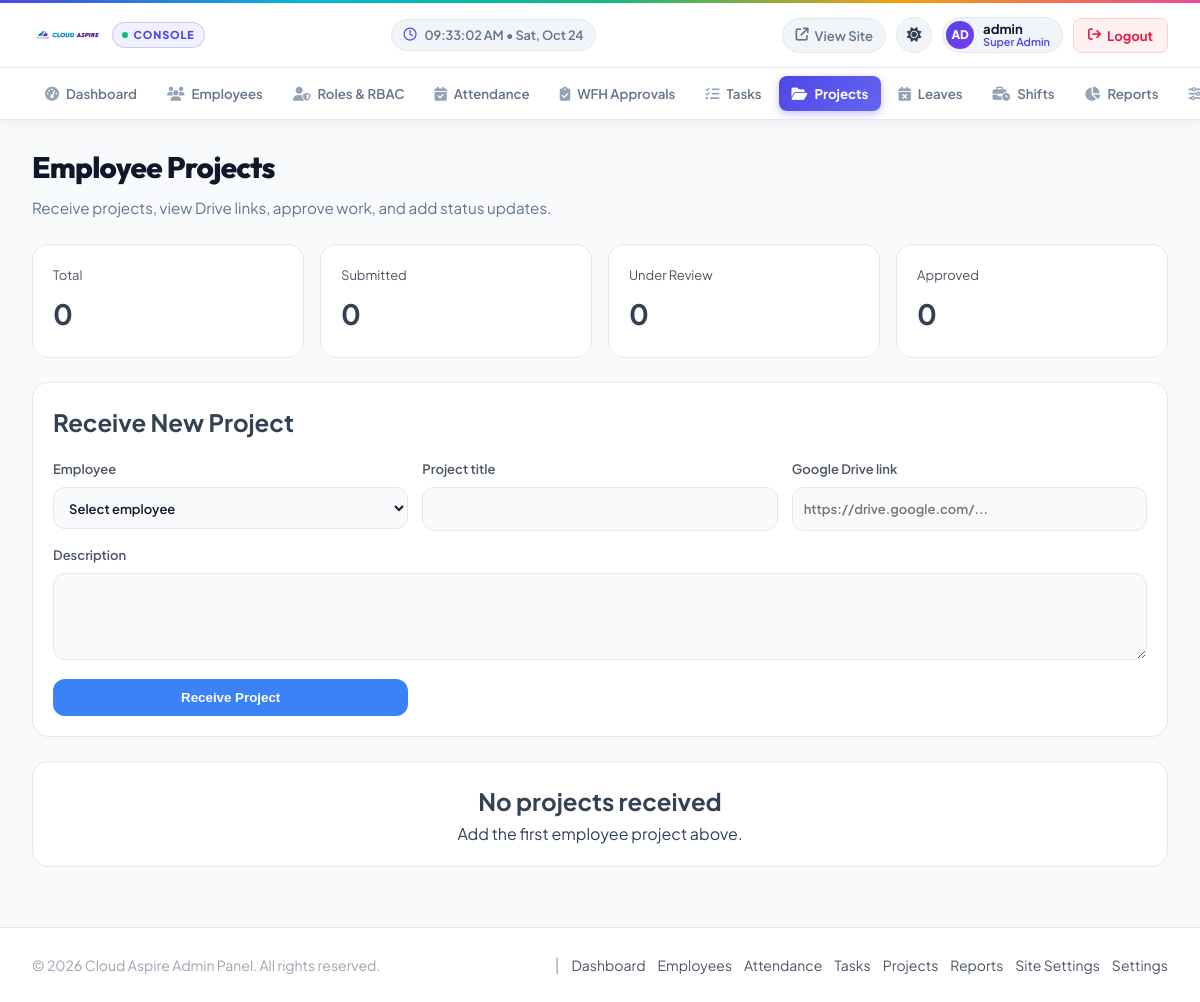
Screenshot of /admin/project.php (signed in) with the database file from the repository.
### tables this page shows
CREATE TABLE `site_settings` (
  `id` int(11) NOT NULL AUTO_INCREMENT,
  `site_name` varchar(120) NOT NULL,
  `tagline` varchar(255) DEFAULT NULL,
  `brand_color` varchar(20) DEFAULT '#4f46e5',
  `support_email` varchar(255) DEFAULT NULL,
  `support_phone` varchar(50) DEFAULT NULL,
  `logo` varchar(255) DEFAULT NULL,
  `favicon` varchar(255) DEFAULT NULL,
  `smtp_host` varchar(255) DEFAULT NULL,
  `smtp_port` smallint(5) unsigned NOT NULL DEFAULT 587,
  `smtp_encryption` varchar(10) NOT NULL DEFAULT 'tls',
  `smtp_username` varchar(255) DEFAULT NULL,
  `smtp_password` text DEFAULT NULL,
  `smtp_from_email` varchar(255) DEFAULT NULL,
  `smtp_from_name` varchar(120) DEFAULT NULL,
  `is_active` tinyint(1) NOT NULL DEFAULT 1,
  `created_at` timestamp NOT NULL DEFAULT current_timestamp(),
  `updated_at` timestamp NOT NULL DEFAULT current_timestamp() ON UPDATE current_timestamp(),
  `office_name` varchar(150) NOT NULL DEFAULT 'Cloud Aspire Headquarters',
  `office_address` varchar(255) DEFAULT NULL,
  `office_latitude` decimal(10,8) DEFAULT 11.94160000,
  `office_longitude` decimal(11,8) DEFAULT 79.80830000,
  `office_radius_meters` int(11) NOT NULL DEFAULT 100,
  `location_attendance_enabled` tinyint(1) NOT NULL DEFAULT 1,
  `wfh_early_window_minutes` int(11) NOT NULL DEFAULT 15,
  `wfh_grace_period_minutes` int(11) NOT NULL DEFAULT 15,
  `wfh_late_threshold_minutes` int(11) NOT NULL DEFAULT 30,
  `wfh_auto_reschedule_allowed` tinyint(1) NOT NULL DEFAULT 0,
  PRIMARY KEY (`id`)
);

### admin/project.php (the view, shortened to what this page needs)
<?php
require_once '../app/Mailer.php';
$currentPage = 'project';
$employees = $projects = $updates = [];
$stats = ['total' => 0, 'submitted' => 0, 'under_review' => 0, 'approved' => 0];
try {
    $projects = $pdo->query('SELECT p.*, e.first_name, e.last_name, e.department, e.position FROM projects p JOIN employees e ON e.id = p.employee_id ORDER BY p.updated_at DESC')->fetchAll();
} catch (PDOException $e) {
    error_log('Load projects: ' . $e->getMessage());
}
include 'header.php';
?>
<div class="page-header">
    <div>
        <h1 class="page-title">Employee Projects</h1>
        <p class="page-subtitle">Receive projects, view Drive links, approve work, and add status updates.</p>
    </div>
</div>
<div class="project-stats">
    <div><span>Total</span><strong><?php echo $stats['total']; ?></strong></div>
    <div><span>Submitted</span><strong><?php echo $stats['submitted']; ?></strong></div>
    <div><span>Under Review</span><strong><?php echo $stats['under_review']; ?></strong></div>
    <div><span>Approved</span><strong><?php echo $stats['approved']; ?></strong></div>
</div>
<section class="receive-card">
    <h2>Receive New Project</h2>
    <form method="post" class="receive-form">
        <label>Employee<select name="employee_id" required><option value="">Select employee</option>
        </select></label>
        <label>Project title<input name="title" maxlength="255" required></label>
        <label>Google Drive link<input type="url" name="drive_link" maxlength="2048" placeholder="https://drive.google.com/..." required></label>
        <label class="wide">Description<textarea name="description" rows="3"></textarea></label>
        <button class="project-btn primary" name="receive_project">Receive Project</button>
    </form>
</section>
<div class="project-list">
<?php if (!$projects): ?>
    <div class="empty-projects"><h2>No projects received</h2><p>Add the first employee project above.</p></div>
<?php endif; ?>
</div>
<?php include 'footer.php'; ?>

### admin/header.php (shortened to what this page needs)
<?php
$activeSiteSettings = null;
if (isset($pdo) && $pdo instanceof PDO) {
    try {
        $stmt = $pdo->query("SELECT site_name, logo, favicon FROM site_settings WHERE is_active = 1 ORDER BY updated_at DESC LIMIT 1");
        $activeSiteSettings = $stmt->fetch(PDO::FETCH_ASSOC);
    } catch (PDOException $e) {}
}
$adminBrandName    = !empty($activeSiteSettings['site_name']) ? $activeSiteSettings['site_name'] : 'Cloud Aspire';
$adminBrandLogo    = !empty($activeSiteSettings['logo']) ? '/assets/uploads/site/' . rawurlencode($activeSiteSettings['logo']) : null;
$adminUsername = $_SESSION['admin_username'] ?? 'Administrator';
$adminInitials = strtoupper(substr($adminUsername, 0, 2)) ?: 'AD';
$adminNavLinks = [
    'dashboard'     => ['label' => 'Dashboard',     'icon' => 'fa-gauge-high'],
    'employee'      => ['label' => 'Employees',     'icon' => 'fa-users'],
    'roles'         => ['label' => 'Roles & RBAC',  'icon' => 'fa-user-shield'],
    'attendance'    => ['label' => 'Attendance',    'icon' => 'fa-calendar-check'],
    'attendance_requests' => ['label' => 'WFH Approvals', 'icon' => 'fa-clipboard-check'],
    'task'          => ['label' => 'Tasks',         'icon' => 'fa-list-check'],
    'project'       => ['label' => 'Projects',      'icon' => 'fa-folder-open'],
    'leave'         => ['label' => 'Leaves',        'icon' => 'fa-calendar-xmark'],
    'shifts'        => ['label' => 'Shifts',        'icon' => 'fa-business-time'],
    'reports'       => ['label' => 'Reports',       'icon' => 'fa-chart-pie'],
    'site_settings'   => ['label' => 'Site Settings',   'icon' => 'fa-sliders'],
    'office_location' => ['label' => 'Office GPS',      'icon' => 'fa-location-dot'],
    'settings'        => ['label' => 'Settings',        'icon' => 'fa-gear'],
];
?>
<!DOCTYPE html>
<html lang="en">
<head>
    <link rel="stylesheet" href="https://cdnjs.cloudflare.com/ajax/libs/font-awesome/6.5.1/css/all.min.css">
    <link rel="stylesheet" href="/assets/css/theme.css">
</head>
<body>
    <header class="adm-header-wrapper">
        <div class="adm-navbar" role="navigation" aria-label="Admin Navigation">
            <a href="dashboard" class="adm-brand-area" title="<?php echo htmlspecialchars($adminBrandName); ?> Admin Dashboard">
                <?php if ($adminBrandLogo): ?>
                    <img src="<?php echo htmlspecialchars($adminBrandLogo); ?>" alt="<?php echo htmlspecialchars($adminBrandName); ?>" class="adm-brand-logo-img">
                <?php endif; ?>
                <span class="adm-badge-saas">
                    <span class="adm-pulse-dot"></span>
                    <span>Console</span>
                </span>
            </a>
            <div class="adm-nav-center">
                <div class="adm-clock-widget" title="Live System Time">
                    <i class="fa-regular fa-clock"></i>
                    <span id="adminLiveClock">Syncing...</span>
                </div>
            </div>
            <div class="adm-nav-actions">
                <a href="/" target="_blank" class="adm-link-portal" title="Open public portal">
                    <i class="fa-solid fa-arrow-up-right-from-square"></i>
                    <span>View Site</span>
                </a>
                <button type="button" class="adm-theme-toggle" id="adminThemeToggle" aria-label="Toggle theme mode" title="Toggle dark / light theme">
                    <i class="fa-solid fa-sun" id="themeNavIcon"></i>
                </button>
                <div class="adm-user-chip" title="Signed in as Administrator">
                    <div class="adm-user-avatar"><?php echo $adminInitials; ?></div>
                    <div class="adm-user-meta">
                        <span class="adm-user-name"><?php echo htmlspecialchars($adminUsername); ?></span>
                        <span class="adm-user-role">Super Admin</span>
                    </div>
                </div>
                <a href="logout" class="adm-btn-logout" title="Sign out of Admin Console">
                    <i class="fa-solid fa-arrow-right-from-bracket"></i>
                    <span>Logout</span>
                </a>
            </div>
        </div>
        <nav class="adm-subnav-bar" aria-label="Admin Navigation Menu">
            <div class="adm-subnav-container">
                <div class="adm-nav-tabs-bar">
                    <?php foreach ($adminNavLinks as $pageKey => $navItem): ?>
                        <a href="<?php echo $pageKey; ?>"
                           class="adm-tab-link <?php echo (($currentPage ?? '') === $pageKey) ? 'active' : ''; ?>">
                            <i class="fa-solid <?php echo $navItem['icon']; ?>"></i>
                            <span><?php echo htmlspecialchars($navItem['label']); ?></span>
                        </a>
                    <?php endforeach; ?>
                </div>
            </div>
        </nav>
    </header>
    <main class="main-content">

### admin/footer.php (shortened to what this page needs)
</main>
<footer class="admin-footer">
<div class="footer-content">
<p class="footer-text">
&copy; <?php echo date('Y'); ?> <?php echo htmlspecialchars($adminBrandName ?? 'Cloud Aspire'); ?> Admin Panel. All rights reserved.
</p>
<div class="footer-links">
<span class="footer-divider">|</span>
<a href="dashboard">Dashboard</a>
<a href="employee">Employees</a>
<a href="attendance">Attendance</a>
<a href="task">Tasks</a>
<a href="project">Projects</a>
<a href="reports">Reports</a>
<a href="site_settings">Site Settings</a>
<a href="settings">Settings</a>
</div>
</div>
</footer>
</body>
</html>

### assets/css/theme.css (style rules this page uses)
:root { --white: #ffffff; --off-white: #fafafa; --gray-50: #f9fafb; --gray-100: #f3f4f6; --gray-200: #e5e7eb; --gray-300: #d1d5db; --gray-400: #9ca3af; --gray-500: #6b7280; --gray-600: #4b5563; --gray-700: #374151; --gray-800: #1f2937; --gray-900: #111827; --primary-50: #eff6ff; --primary-100: #dbeafe; --primary-200: #bfdbfe; --primary-300: #93c5fd; --primary-400: #60a5fa; --primary-500: #3b82f6; --primary-600: #2563eb; --primary-700: #1d4ed8; --accent-50: #f5f3ff; --accent-100: #ede9fe; --accent-200: #ddd6fe; --accent-300: #c4b5fd; --accent-400: #a78bfa; --accent-500: #8b5cf6; --accent-600: #7c3aed; --success-50: #ecfdf5; --success-500: #10b981; --warning-50: #fffbeb; --warning-500: #f59e0b; --danger-50: #fef2f2; --danger-500: #ef4444; --bg-primary: #ffffff; --bg-secondary: #f9fafb; --bg-tertiary: #f3f4f6; --surface: #ffffff; --surface-hover: #f9fafb; --surface-elevated: #ffffff; --text-primary: #111827; --text-secondary: #4b5563; --text-tertiary: #9ca3af; --text-inverse: #ffffff; --border: #e5e7eb; --border-hover: #d1d5db; --border-focus: #3b82f6; --shadow-sm: 0 1px 2px 0 rgba(0, 0, 0, 0.05); --shadow: 0 1px 3px 0 rgba(0, 0, 0, 0.1), 0 1px 2px -1px rgba(0, 0, 0, 0.1); --shadow-md: 0 4px 6px -1px rgba(0, 0, 0, 0.1), 0 2px 4px -2px rgba(0, 0, 0, 0.1); --shadow-lg: 0 10px 15px -3px rgba(0, 0, 0, 0.1), 0 4px 6px -4px rgba(0, 0, 0, 0.1); --shadow-xl: 0 20px 25px -5px rgba(0, 0, 0, 0.1), 0 8px 10px -6px rgba(0, 0, 0, 0.1); --font-family: 'Inter', -apple-system, BlinkMacSystemFont, 'Segoe UI', Roboto, sans-serif; --font-mono: 'JetBrains Mono', 'Fira Code', monospace; --space-1: 0.25rem; --space-2: 0.5rem; --space-3: 0.75rem; --space-4: 1rem; --space-5: 1.25rem; --space-6: 1.5rem; --space-8: 2rem; --space-10: 2.5rem; --space-12: 3rem; --radius-sm: 0.375rem; --radius: 0.5rem; --radius-md: 0.625rem; --radius-lg: 0.75rem; --radius-xl: 1rem; --radius-2xl: 1.25rem; --radius-full: 9999px; --transition-fast: 150ms cubic-bezier(0.4, 0, 0.2, 1); --transition: 200ms cubic-bezier(0.4, 0, 0.2, 1); --transition-slow: 300ms cubic-bezier(0.4, 0, 0.2, 1); --transition-bounce: 400ms cubic-bezier(0.34, 1.56, 0.64, 1); --transition-smooth: 500ms cubic-bezier(0.4, 0, 0.2, 1); }
*, *::before, *::after { box-sizing: border-box; }
body { margin: 0; padding: 0; font-family: var(--font-family); font-size: 16px; line-height: 1.6; color: var(--text-primary); background: var(--bg-primary); min-height: 100vh; -webkit-font-smoothing: antialiased; -moz-osx-font-smoothing: grayscale; transition: background-color var(--transition-smooth), color var(--transition-smooth); }
.page-header { margin-bottom: 32px; display: flex; justify-content: space-between; align-items: center; }
.page-title { font-size: 28px; font-weight: 700; margin: 0 0 8px 0; }
.page-subtitle { color: var(--text-secondary); margin: 0; }

### admin/project.php (style rules this page uses)
.project-stats { display:grid;grid-template-columns:repeat(4,1fr);gap:16px;margin-bottom:24px }
.project-stats>div,.receive-card,.project-card,.empty-projects { background:var(--surface);border:1px solid var(--border);border-radius:var(--radius-xl);padding:20px }
.project-stats span { display:block;color:var(--text-secondary);font-size:13px }
.project-stats strong { display:block;margin-top:6px;font-size:28px }
.receive-card { margin-bottom:24px }
.receive-card h2 { margin:0 0 18px }
.receive-form { display:grid;grid-template-columns:repeat(3,1fr);gap:14px }
.receive-form label { font-size:13px;font-weight:600;color:var(--text-secondary) }
.receive-form input,.receive-form select,.receive-form textarea,.status-form input,.status-form select { box-sizing:border-box;width:100%;margin-top:7px;padding:11px;border:1px solid var(--border);border-radius:var(--radius-lg);background:var(--bg-secondary);color:var(--text-primary);font:inherit }
.receive-form .wide { grid-column:1/-1 }
.project-btn { padding:11px 17px;border:0;border-radius:var(--radius-lg);font-weight:600;cursor:pointer }
.project-btn.primary { background:var(--primary-500);color:#fff }
.project-list { display:grid;grid-template-columns:repeat(2,minmax(0,1fr));gap:20px }
.empty-projects { grid-column:1/-1;text-align:center }

### rows the page displays
site_settings: logo (picture), site_name "Cloud Aspire"

### other values shown
$adminInitials "AD"
$adminUsername "admin"
$navItem['label'] "Dashboard"
$navItem['label'] "Employees"
$navItem['label'] "Roles & RBAC"
$navItem['label'] "Attendance"
$navItem['label'] "WFH Approvals"
$navItem['label'] "Tasks"
$navItem['label'] "Projects"
$navItem['label'] "Leaves"
$navItem['label'] "Shifts"
$navItem['label'] "Reports"
$stats['total'] "0"
$stats['submitted'] "0"
$stats['under_review'] "0"
